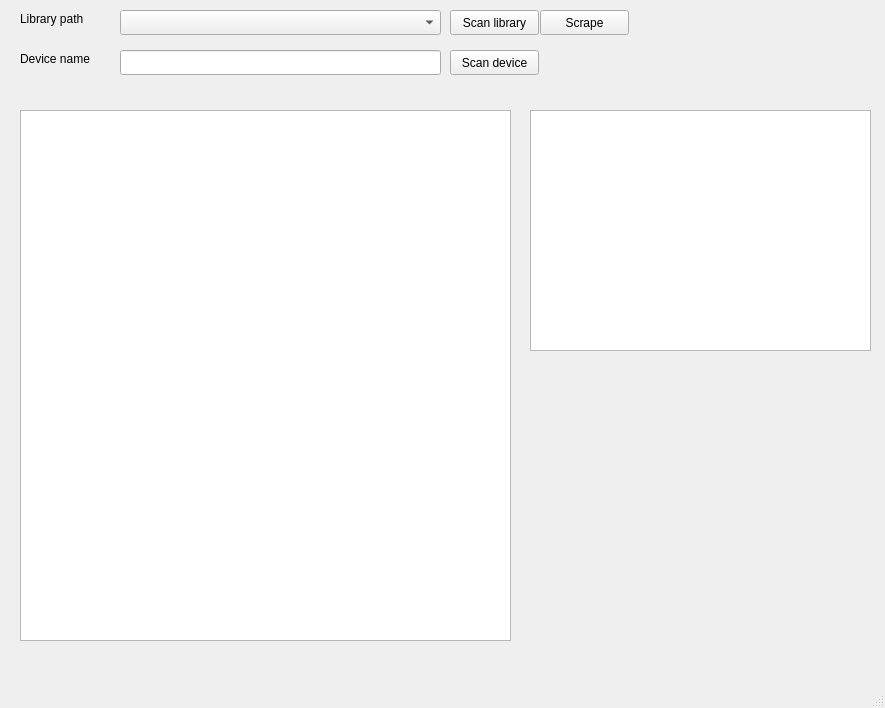
<?xml version="1.0" encoding="UTF-8"?>
<ui version="4.0">
 <class>MainWindow</class>
 <widget class="QMainWindow" name="MainWindow">
  <property name="geometry">
   <rect>
    <x>0</x>
    <y>0</y>
    <width>885</width>
    <height>708</height>
   </rect>
  </property>
  <property name="windowTitle">
   <string>RetroMan</string>
  </property>
  <widget class="QWidget" name="centralwidget">
   <widget class="QPushButton" name="scanButton">
    <property name="geometry">
     <rect>
      <x>450</x>
      <y>10</y>
      <width>89</width>
      <height>25</height>
     </rect>
    </property>
    <property name="text">
     <string>Scan library</string>
    </property>
   </widget>
   <widget class="QPushButton" name="scanDeviceButton">
    <property name="geometry">
     <rect>
      <x>450</x>
      <y>50</y>
      <width>89</width>
      <height>25</height>
     </rect>
    </property>
    <property name="text">
     <string>Scan device</string>
    </property>
   </widget>
   <widget class="QPushButton" name="scrapeButton">
    <property name="geometry">
     <rect>
      <x>540</x>
      <y>10</y>
      <width>89</width>
      <height>25</height>
     </rect>
    </property>
    <property name="text">
     <string>Scrape</string>
    </property>
   </widget>
   <widget class="QLabel" name="label">
    <property name="geometry">
     <rect>
      <x>20</x>
      <y>10</y>
      <width>91</width>
      <height>17</height>
     </rect>
    </property>
    <property name="text">
     <string>Library path</string>
    </property>
   </widget>
   <widget class="QLabel" name="label_2">
    <property name="geometry">
     <rect>
      <x>20</x>
      <y>50</y>
      <width>91</width>
      <height>17</height>
     </rect>
    </property>
    <property name="text">
     <string>Device name</string>
    </property>
   </widget>
   <widget class="QLineEdit" name="friendlyNameTextField">
    <property name="geometry">
     <rect>
      <x>120</x>
      <y>50</y>
      <width>321</width>
      <height>25</height>
     </rect>
    </property>
   </widget>
   <widget class="QListView" name="listView">
    <property name="geometry">
     <rect>
      <x>20</x>
      <y>110</y>
      <width>491</width>
      <height>531</height>
     </rect>
    </property>
   </widget>
   <widget class="QGraphicsView" name="graphicsView">
    <property name="geometry">
     <rect>
      <x>530</x>
      <y>110</y>
      <width>341</width>
      <height>241</height>
     </rect>
    </property>
   </widget>
   <widget class="QComboBox" name="romsPathTextField">
    <property name="geometry">
     <rect>
      <x>120</x>
      <y>10</y>
      <width>321</width>
      <height>25</height>
     </rect>
    </property>
   </widget>
  </widget>
  <widget class="QMenuBar" name="menubar">
   <property name="geometry">
    <rect>
     <x>0</x>
     <y>0</y>
     <width>885</width>
     <height>22</height>
    </rect>
   </property>
  </widget>
  <widget class="QStatusBar" name="statusbar"/>
 </widget>
 <resources/>
 <connections/>
</ui>
